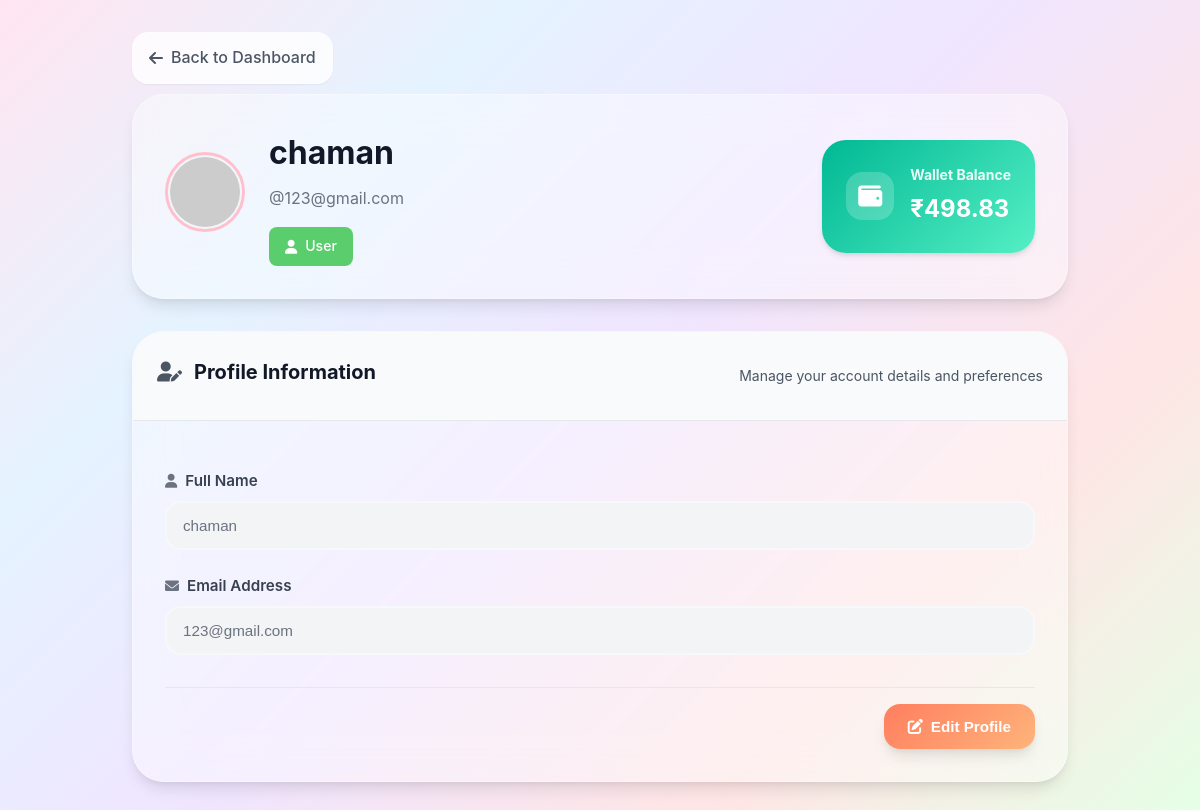
The app's page /profile (signed in), older data.
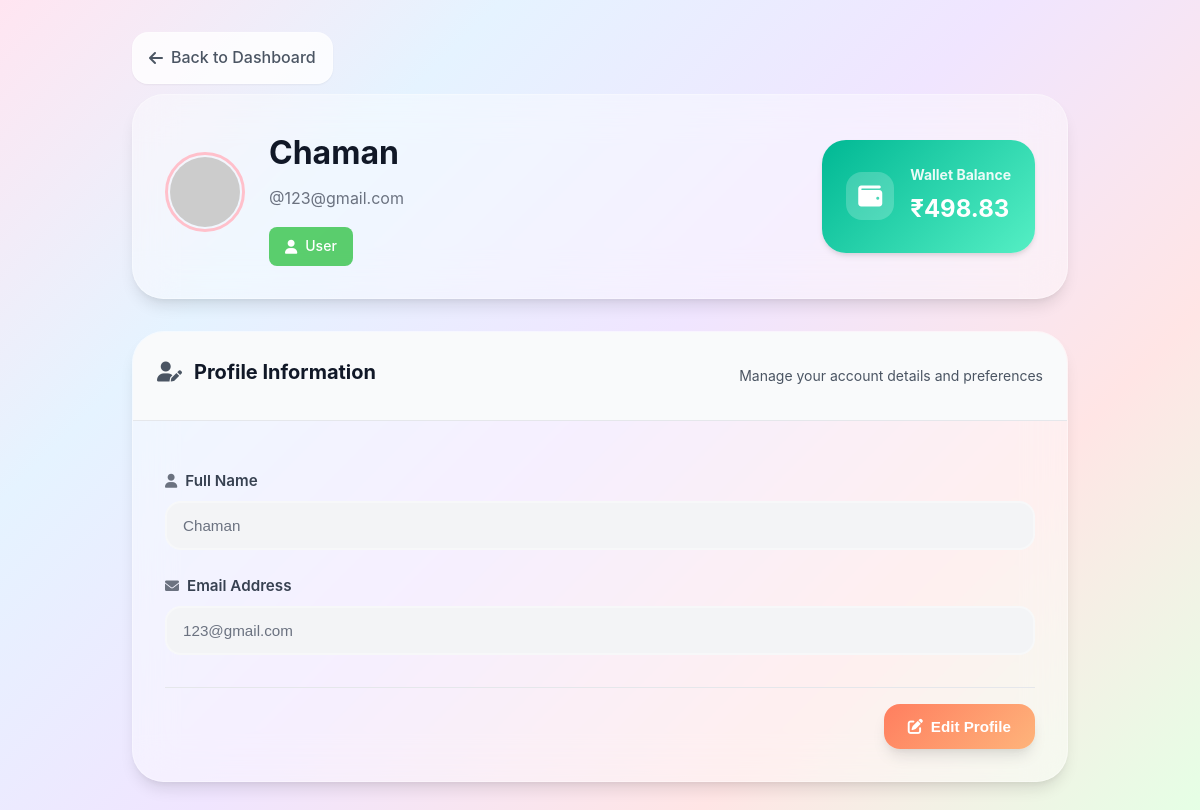
The same page, newer data.
### models/user.py (models this page shows, shortened)
class User(db.Model):
    __tablename__ = 'users'
    id=db.Column(db.Integer,primary_key=True)
    username=db.Column(db.String(80),unique=True,nullable=False)
    password_hash=db.Column(db.String(128),nullable=False)
    full_name=db.Column(db.String(80),nullable=True)
    is_admin=db.Column(db.Boolean,default=False)
    wallet_balance=db.Column(db.Float,default=0.00)
    total_parkings=db.Column(db.Integer,default=0)
    total_spendings=db.Column(db.Float,default=0)
    registration_date=db.Column(db.DateTime,default=db.func.current_timestamp())

### routes/profile.py (the view)
@profile_bp.route('/profile')
@login_required
def profile():
    user = User.query.get(session.get('user_id'))
    return render_template('profile.html', name=user.full_name, username=user.username,is_admin=user.is_admin,wallet_balance=user.wallet_balance)

### Templates/profile.html (shortened to what this page needs)
{% extends "base.html" %}
{% block style %}
<link rel="stylesheet" href="{{url_for('static',filename='css/base.css')}}">
<link rel="stylesheet" href="{{url_for('static',filename='css/modal.css')}}">
<link rel="stylesheet" href="{{url_for('static',filename='css/profile.css')}}">
{% endblock %}
{% block content %}
<div class="profile-container">
    <div class="back-btn-div">
        <a href="javascript:history.back()"class="back-btn">
                <i class="fas fa-arrow-left"></i>
                <span>Back to Dashboard</span>
        </a>
    </div>
    <div class="profile-header bg">
        <div class="profile-avatar-section">
            <div class="avatar-container">
                <img
                    src="https://api.dicebear.com/9.x/open-peeps/svg?seed={{ username }}&backgroundColor=transparent&radius=50"
                    alt="Profile Avatar"
                    class="profile-avatar"/>
            </div>
            <div class="profile-info">
                <h1>{{ name }}</h1>
                <p class="username">@{{ username }}</p>
                <div class="profile-badges">
                    {% if is_admin %}
                        <span class="badge admin">
                            <i class="fas fa-shield-alt"></i>
                            Admin
                        </span>
                    {% else %}
                        <span class="badge user">
                            <i class="fas fa-user"></i>
                            User
                        </span>
                    {% endif %}
                </div>
            </div>
        </div>
        {% if not is_admin %}
        <div class="wallet-section">
            <div class="wallet-card">
                <div class="wallet-icon">
                    <i class="fas fa-wallet"></i>
                </div>
                <div class="wallet-info">
                    <h3>Wallet Balance</h3>
                    <span class="wallet-amount">₹{{ wallet_balance }}</span>
                </div>
            </div>
        </div>
        {% endif %}
    </div>
    <div class="profile-content ">
        <div class="form-card bg ">
            <div class="card-header ">
                <h2><i class="fas fa-user-edit"></i> Profile Information</h2>
                <p>Manage your account details and preferences</p>
            </div>
            <form action="{{ url_for('profile.update_profile') }}" method="post" class="profile-form">
                <div class="form-section">
                    <div class="form-group" id="form-group">
                        <label for="name">
                            <i class="fas fa-user"></i>
                            Full Name
                        </label>
                        <input type="text" id="name" name="name" value="{{ name }}" disabled>
                    </div>
                    <div class="form-group" id="form-group">
                        <label for="username">
                            <i class="fas fa-envelope"></i>
                            Email Address
                        </label>
                        <input type="email" id="username" name="username" value="{{ username }}" disabled>
                    </div>
                </div>
                <div class="form-actions">
                    <button type="button" id="edit_btn" class="btn-style">
                        <i class="fas fa-edit"></i>
                        Edit Profile
                    </button>
                </div>
            </form>
        </div>
        </div>
    </div>
{% endblock %}

Row changes from the older to the newer data that the page shows:
changed User "123@gmail.com": full_name "chaman" → "Chaman"; name "chaman" → "Chaman"
